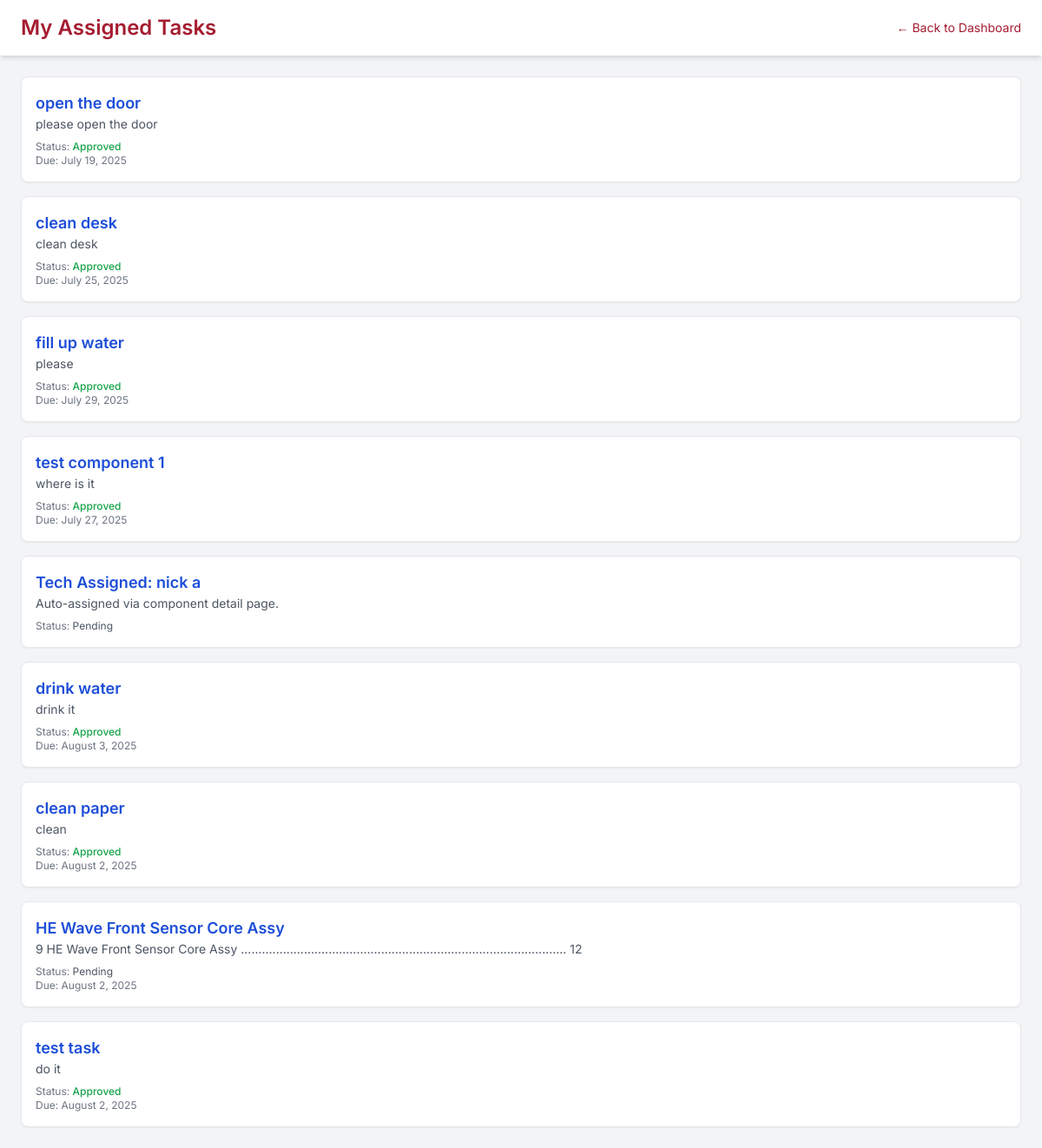
Screenshot of /my-tasks/ (signed in) with the database file from the repository.
### tracker/models.py (models this page shows, shortened)
class Task(models.Model):
    section = models.CharField(max_length=20, blank=True, null=True)
    title = models.CharField(max_length=100)
    description = models.TextField(blank=True)
    project = models.ForeignKey(Project, on_delete=models.CASCADE, related_name='tasks', null=True, blank=True)
    components = models.ManyToManyField(Component, related_name='tasks', blank=True)  # now supports multiple components
    assigned_to = models.ForeignKey(User, on_delete=models.SET_NULL, null=True, blank=True)
    completed = models.BooleanField(default=False)
    submitted_for_approval = models.BooleanField(default=False)
    is_approved = models.BooleanField(default=False)
    notes = models.TextField(blank=True, null=True)
    image = models.ImageField(upload_to='tasks/images/', blank=True, null=True)
    video = models.FileField(upload_to='tasks/videos/', blank=True, null=True)
    audio = models.FileField(upload_to='tasks/audio/', blank=True, null=True)
    document = models.FileField(upload_to='tasks/docs/', blank=True, null=True)
    due_date = models.DateField(null=True, blank=True)
    status = models.CharField(
        max_length=20,
        choices=[('todo', 'To Do'), ('in_progress', 'In Progress'), ('completed', 'Completed'), ('approved', 'Approved')],
        default='todo'
    )
    created_at = models.DateTimeField(auto_now_add=True)

### tracker/views.py (the view)
# urls.py: path('my-tasks/', views.tech_tasks_view, name='tech_tasks'),
@login_required
def tech_tasks_view(request):
    tasks = Task.objects.filter(assigned_to=request.user)
    return render(request, 'tracker/tech_tasks.html', {'tasks': tasks})

### tracker/templates/tracker/tech_tasks.html (shortened to what this page needs)
<!DOCTYPE html>
<html lang="en">
<head>
  <script src="https://cdn.tailwindcss.com"></script>
</head>
<body class="bg-gray-100 text-gray-800 font-inter">
  <header class="bg-white shadow-md px-6 py-4 flex justify-between items-center">
    <h1 class="text-2xl font-semibold text-[#a51c30]">My Assigned Tasks</h1>
    <a href="{% url 'tech_dashboard' %}" class="text-sm text-[#a51c30] hover:underline">← Back to Dashboard</a>
  </header>
  <main class="p-6">
    {% if tasks %}
      <ul class="space-y-4">
        {% for task in tasks %}
          <li class="bg-white shadow-sm rounded-lg p-4 border hover:bg-gray-50 transition">
            <a href="{% url 'task_detail' task.id %}" class="block">
              <h2 class="text-lg font-semibold text-blue-700 hover:underline">{{ task.title }}</h2>
              <p class="text-sm text-gray-600">{{ task.description }}</p>
              <div class="text-xs text-gray-500 mt-2">
                <p>Status:
                  {% if task.is_approved %}
                    <span class="text-green-600 font-medium">Approved</span>
                  {% elif task.completed %}
                    <span class="text-yellow-600 font-medium">Completed</span>
                  {% else %}
                    <span class="text-gray-600">Pending</span>
                  {% endif %}
                </p>
                {% if task.due_date %}
                  <p>Due: {{ task.due_date|date:"F j, Y" }}</p>
                {% endif %}
              </div>
            </a>
          </li>
        {% endfor %}
      </ul>
    {% else %}
      <p class="text-gray-600">You have no tasks assigned.</p>
    {% endif %}
  </main>
</body>
</html>

### tracker/templates/tracker/tech_tasks.html (style rules this page uses)
.font-inter { font-family: 'Inter', sans-serif; }

### rows the page displays
Task: title "open the door", description "please open the door", is_approved "Approved", due_date "July 19, 2025"
Task: title "clean desk", description "clean desk", is_approved "Approved", due_date "July 25, 2025"
Task: title "fill up water", description "please", is_approved "Approved", due_date "July 29, 2025"
Task: title "test component 1", description "where is it", is_approved "Approved", due_date "July 27, 2025"
Task: title "Tech Assigned: nick a", description "Auto-assigned via component detail page.", is_approved "Pending"
Task: title "drink water", description "drink it", is_approved "Approved", due_date "August 3, 2025"
Task: title "clean paper", description "clean", is_approved "Approved", due_date "August 2, 2025"
Task: title "HE Wave Front Sensor Core Assy", description "9 HE Wave Front Sensor Core Assy ............................................................................................. 12", is_approved "Pending", due_date "August 2, 2025"
Task: title "test task", description "do it", is_approved "Approved", due_date "August 2, 2025"
